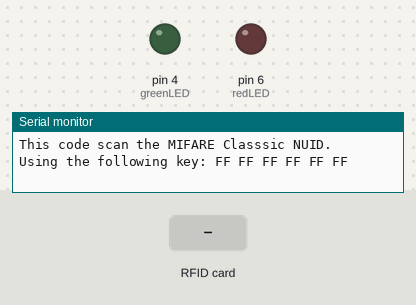
Simulated run of this sketch. Board: Arduino Uno, built with avr-gcc and run on an emulated ATmega328P. Parts: output pins drawn as LEDs (lit = HIGH), the last lines printed to the serial monitor. The test bench sets the inputs (shaded band). Pins used as bus, display or sensor lines are not drawn.

Above: at 1.2 s.
1.3 s: RFID card 5E 7A 19 C4 held to the reader
At 1.42 s:
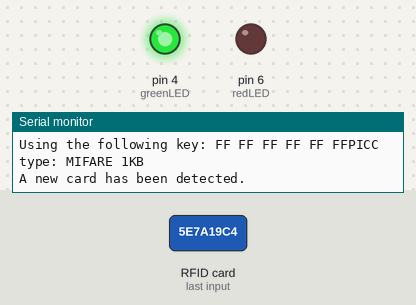
Timing chart, 0 to 4.3 s (numbered marks = the images above; inputs shaded):
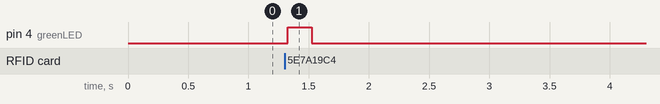

The sketch:

OpgaveTwo.ino
```cpp
#include <SPI.h>
#include <MFRC522.h>

int redLED = 6;
int greenLED = 4;

constexpr uint8_t RST_PIN = 9;     // Configurable, see typical pin layout above
constexpr uint8_t SS_PIN = 10;     // Configurable, see typical pin layout above

MFRC522 rfid(SS_PIN, RST_PIN); // Instance of the class

MFRC522::MIFARE_Key key;

// Init array that will store new NUID
byte nuidPICC[2][4]{};
byte array[3];

void setup() {
  pinMode(redLED, OUTPUT);
  pinMode(greenLED, OUTPUT);

  Serial.begin(9600);
  SPI.begin(); // Init SPI bus
  rfid.PCD_Init(); // Init MFRC522

  for (byte i = 0; i < 6; i++) {
    key.keyByte[i] = 0xFF;
  }

  Serial.println(F("This code scan the MIFARE Classsic NUID."));
  Serial.print(F("Using the following key:"));
  printHex(key.keyByte, MFRC522::MF_KEY_SIZE);
}

void loop() {
  // Look for new cards
  if ( ! rfid.PICC_IsNewCardPresent())
    return;

  // Verify if the NUID has been readed
  if ( ! rfid.PICC_ReadCardSerial())
    return;

  Serial.print(F("PICC type: "));
  MFRC522::PICC_Type piccType = rfid.PICC_GetType(rfid.uid.sak);
  Serial.println(rfid.PICC_GetTypeName(piccType));

  // Check is the PICC of Classic MIFARE type
  if (piccType != MFRC522::PICC_TYPE_MIFARE_MINI &&
    piccType != MFRC522::PICC_TYPE_MIFARE_1K &&
    piccType != MFRC522::PICC_TYPE_MIFARE_4K) {
    Serial.println(F("Your tag is not of type MIFARE Classic."));
    return;
  }
  if (rfid.uid.uidByte != nuidPICC[0] || rfid.uid.uidByte != nuidPICC[1]) {
      Serial.println(F("A new card has been detected."));

      digitalWrite(greenLED, HIGH);
      delay(200);
      digitalWrite(greenLED, LOW);

      // Store NUID into nuidPICC array
      bool loadCard = true;
      while(loadCard) {
        //Tjeck if NUID is NOT stored
        if((nuidPICC[0][0] != rfid.uid.uidByte[0] ||
           nuidPICC[0][1] != rfid.uid.uidByte[1] ||
           nuidPICC[0][2] != rfid.uid.uidByte[2] ||
           nuidPICC[0][3] != rfid.uid.uidByte[3]) ||
           (nuidPICC[1][0] != rfid.uid.uidByte[0] ||
           nuidPICC[1][1] != rfid.uid.uidByte[1] ||
           nuidPICC[1][2] != rfid.uid.uidByte[2] ||
           nuidPICC[1][3] != rfid.uid.uidByte[3])) {
          Serial.println(F("IN."));
          //Tject for a empty card
          for(int e = 0; e <= 1; e++) {
            Serial.println(F("A."));
             if(nuidPICC[e] == NULL) {
               // TODO FIX FOR LOOP
              for (byte i = 0; i < 4; i++) {
                 Serial.println(F("B."));
                nuidPICC[e][i] = rfid.uid.uidByte[i];
                }
                loadCard = false;
                return;
             }
          }
        }
        loadCard = false;
      }
      Serial.println(F("Ended while loop"));

      Serial.println(F("The NUID tag is:"));
      Serial.print(F("In hex: "));
      printHex(rfid.uid.uidByte, rfid.uid.size);
      Serial.println();
      Serial.print(F("In dec: "));
      printDec(rfid.uid.uidByte, rfid.uid.size);
      Serial.println();
  }
  else {
    Serial.println(F("Card read previously."));
    digitalWrite(redLED, HIGH);
    delay(200);
    digitalWrite(redLED, LOW);
  }

  // Halt PICC
  rfid.PICC_HaltA();

  // Stop encryption on PCD
  rfid.PCD_StopCrypto1();
}

/**
 * Helper routine to dump a byte array as hex values to Serial.
 */
void printHex(byte *buffer, byte bufferSize) {
  for (byte i = 0; i < bufferSize; i++) {
    Serial.print(buffer[i] < 0x10 ? " 0" : " ");
    Serial.print(buffer[i], HEX);
  }
}

/**
 * Helper routine to dump a byte array as dec values to Serial.
 */
void printDec(byte *buffer, byte bufferSize) {
  for (byte i = 0; i < bufferSize; i++) {
    Serial.print(buffer[i] < 0x10 ? " 0" : " ");
    Serial.print(buffer[i], DEC);
  }
}
```

Measured:
- after the input at 1.3 s, pin 4 (greenLED): LOW → HIGH at once, → LOW 0.20 s later
